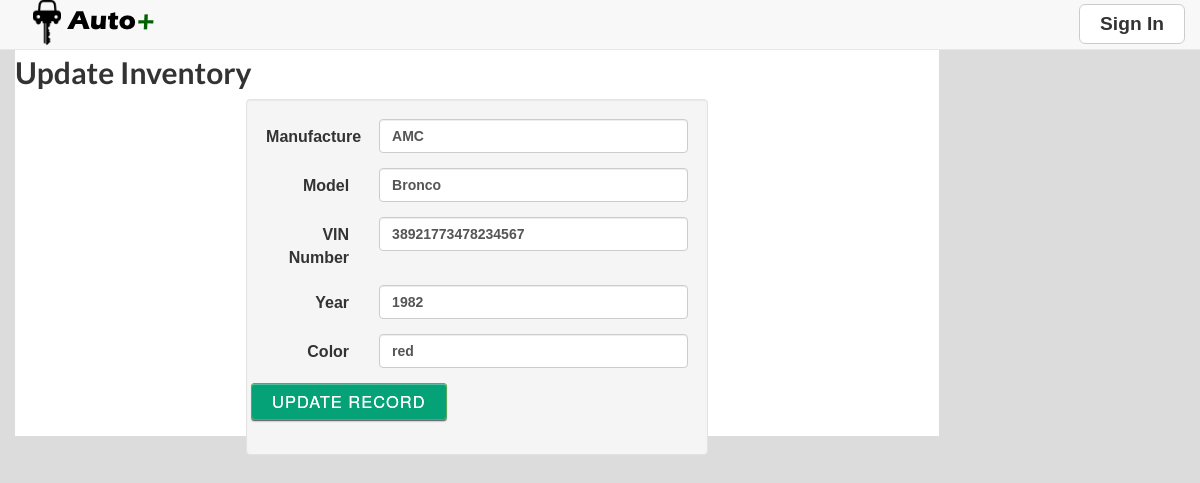
The page /UpdateInventory_Form.php?VIN=38921773478234567 on the database as committed earlier.
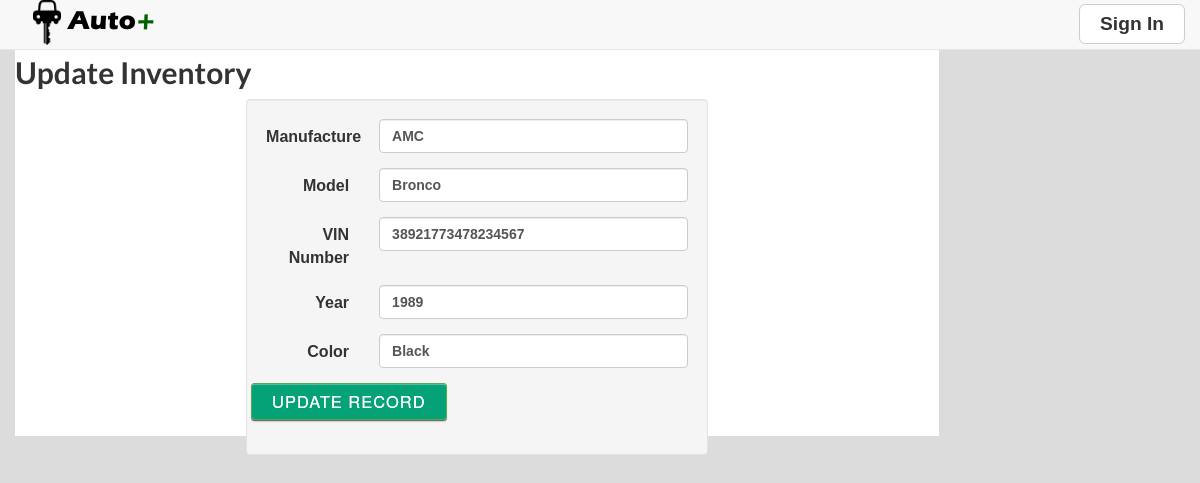
The same page on the database as committed later.
### tables this page shows
CREATE TABLE IF NOT EXISTS `car` (
  `CarID` int(11) NOT NULL AUTO_INCREMENT,
  `VIN` varchar(17) NOT NULL,
  `Make` varchar(20) NOT NULL,
  `Model` varchar(20) NOT NULL,
  `Year` int(4) NOT NULL,
  `Color` varchar(20) NOT NULL,
  PRIMARY KEY (`CarID`)
);

### UpdateInventory_Form.php (the view, shortened to what this page needs)
<?php
require_once 'UserManagement/sqlConfig.php';
$getVIN = $_GET['VIN'];
$Query1="SELECT * FROM Car WHERE VIN = '$getVIN'";
$Manufacture = "";
   $Model ="";
   $VIN = "";
   $Color = "";
   $Year = "";
$res = $con->query("$Query1");
while($row = mysqli_fetch_array($res))
{
   $Manufacture = $row['Make'];
   $Model = $row['Model'];
   $VIN = $row['VIN'];
   $Color = $row['Color'];
   $Year = $row['Year'];
}
echo "<div class=\"container\" style=\"margin-top:3%;\">\n";
echo " <div class=\"row clearfix\"> \n";
echo "  <div class=\"main\" style=\"height:50%;\">\n";
echo "    <h2>Update Inventory</h2>\n";
echo "  <form role=\"form\" class=\"form-horizontal\" method=\"post\" id=\"carForm\" action=\"UserManagement/UpdateCar.php\" parsley-validate >\n";
echo "    <div class=\"col-md-6 column well\"  id=\"Form1\"  style=\"margin-left: 25%;\">    \n";
echo "<div class=\"form-group\">\n";
echo "   <label for=\"vinNumber\" class=\"col-md-3 control-label\">               \n";
echo "    <div class=\"newgametext\">\n";
echo "      Manufacture\n";
echo "    </div>             \n";
echo "  </label>\n";
echo "  <div class=\"col-md-9\">\n";
echo "    <input type=\"text\" id=\"vin\" class=\"form-control\" value=$Manufacture name=\"updateManufacture\" parsley-required=\"true\" />\n";
echo "  </div>\n";
echo "</div>\n";
echo " <div class=\"form-group\">\n";
echo "   <label for=\"vinNumber\" class=\"col-md-3 control-label\">               \n";
echo "    <div class=\"newgametext\">\n";
echo "      Model\n";
echo "    </div>             \n";
echo "  </label>\n";
echo "  <div class=\"col-md-9\">\n";
echo "    <input type=\"text\" id=\"vin\" class=\"form-control\" value=$Model name=\"updateModel\" parsley-required=\"true\" />\n";
echo "  </div>\n";
echo "</div>\n";
echo "  <div class=\"form-group\">\n";
echo "   <label for=\"vinNumber\" class=\"col-md-3 control-label\">               \n";
echo "    <div class=\"newgametext\">\n";
echo "      VIN Number\n";
echo "    </div>             \n";
echo "  </label>\n";
echo "  <div class=\"col-md-9\">\n";
echo "    <input type=\"text\" id=\"vin\" class=\"form-control\" value=$VIN name=\"updateVIN\" parsley-required=\"true\" />\n";
echo "  </div>\n";
echo "</div>\n";
echo "<div class=\"form-group\">\n";
echo "  <label for=\"year\" class=\"col-md-3 control-label\">               \n";
echo "    <div class=\"newgametext\">\n";
echo "      Year\n";
echo "    </div>              \n";
echo "  </label>  \n";
echo "  <div class=\"col-md-9\">\n";
echo "   <input type=\"digits\" id=\"year\" class=\"form-control\" value=$Year name=\"updateYear\" parsley-required=\"true\" >\n";
echo " </div>\n";
echo "</div>\n";
echo "<div class=\"form-group\">\n";
echo " <label for=\"color\" class=\"col-md-3 control-label\">               \n";
echo "  <div class=\"newgametext\">\n";
echo "    Color\n";
echo "  </div>             \n";
echo "</label>\n";
echo "<div class=\"col-md-9\">\n";
echo "  <input type=\"text\" id=\"color\" class=\"form-control\" value=$Color name=\"updateColor\" />\n";
echo "</div>\n";
echo "</div>\n";
echo "<div class=\"form-group\">\n";
echo "<input class=\"color green styled-button-1\" type=\"submit\" value=\"Update Record\">\n";
echo "</div>\n";
echo "</div>\n";
echo "</form>\n";
echo "</div>\n";
echo "</div>\n";
echo "</div>\n";
?>

Rows that differ between the two databases and show on the page:
changed car "AMC": updateYear "1982" → "1989"; updateColor "red" → "Black"
